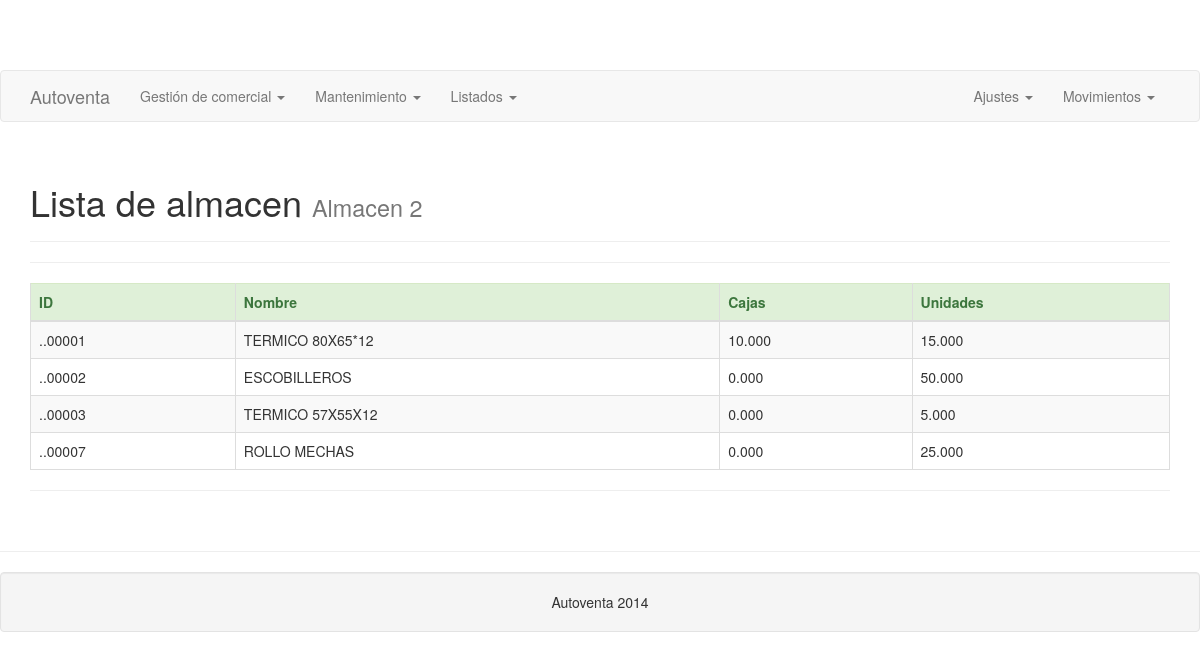
/controlador/autoventa.php?accion=lista_almacen, run on the app's committed database.
### tables this page shows
CREATE TABLE IF NOT EXISTS `almacen` (
  `id_almacen` int(2) unsigned zerofill NOT NULL,
  `id_articulo` int(15) unsigned zerofill NOT NULL,
  `unidades` float(10,3) NOT NULL,
  `cajas` float(10,3) NOT NULL,
  PRIMARY KEY (`id_almacen`,`id_articulo`)
);

CREATE TABLE IF NOT EXISTS `articulo` (
  `id_articulo` int(15) unsigned zerofill NOT NULL AUTO_INCREMENT,
  `nombre` varchar(40) NOT NULL,
  `pvp1` float(10,3) NOT NULL,
  `pvp2` float(10,3) NOT NULL,
  `pvp3` float(10,3) NOT NULL,
  `pvp4` float(10,3) NOT NULL,
  `pvpi` float(10,3) NOT NULL,
  `uni_caja` float(6,3) NOT NULL,
  `id_impuesto` int(1) NOT NULL DEFAULT '1',
  `id_familia` int(3) NOT NULL,
  `lotesn` varchar(1) NOT NULL,
  `cajasn` varchar(1) NOT NULL,
  `referencia` varchar(15) NOT NULL,
  `descuento` float(5,2) NOT NULL,
  `nuevo_articulo` int(11) NOT NULL,
  PRIMARY KEY (`id_articulo`)
);

### modelo/modelo_autoventa.php (called while the page is built, shortened)
<?php
function lista_almacen($id_almacen) {
    $cn = conectar();
    $query = "SELECT almacen.*, articulo.id_articulo, articulo.nombre
			FROM almacen,articulo
			WHERE almacen.id_articulo = articulo.id_articulo
			AND almacen.id_almacen = '".$id_almacen."'";
	$resultado = $cn->query($query);
	$datos = array();
	while ($fila = $resultado->fetch_array(MYSQLI_ASSOC)){
		$datos[$fila['id_articulo']] = $fila;
	}
    return $datos;
	}
?>

### vista/almacen/lista_almacen.php (the view, shortened to what this page needs)
<!DOCTYPE html>
<html lang="es">
  <head>
    <link href="../src/dist/css/bootstrap.css" rel="stylesheet">
    <link href="navbar-fixed-top.css" rel="stylesheet">
  </head>
  <body>
    <?php
	require ('../vista/menu_2.php');
	?>
    <div class="container">
	<div class="page-header">
	  <h1>Lista de almacen <small>Almacen <?php echo $_SESSION['sesion']['id_almacen']?></small></h1>
	</div>
				<hr>
				 <table class="table table-list-search table-striped table-bordered">
							<thead>
								<tr class="alert alert-success">
									<th>ID</th>
									<th>Nombre</th>
									<th>Cajas</th>
									<th>Unidades</th>
								</tr>
							</thead>
							<tbody>
								<?php $contador = 0; foreach ($lista_almacen as $dato): $contador++;?>
										<tr>
										<td><?php echo "..".substr($dato['id_articulo'], -5)?></td>
										<td><?php echo $dato['nombre']; ?></td>
										<td><?php echo $dato['cajas']; ?></td>
										<td><?php echo $dato['unidades']; ?></td>
										</tr>
										<?php endforeach; ?>
							</tbody>
						</table>
						<hr>
    </div>
  </body>
      <?php
	require ('../vista/footer.php');
	?>
</html>

### controlador/autoventa.php (shortened to what this page needs)
<?php
require ('../modelo/modelo_autoventa.php');
$accion = $_REQUEST['accion'];
switch($accion){
	case 'lista_almacen':
		$lista_almacen = lista_almacen($_SESSION['sesion']['id_almacen']);
		require ('../vista/almacen/lista_almacen.php');
		break;
}
?>

### vista/menu_2.php (shortened to what this page needs)
 <div class="navbar navbar-default">
   <div class="container">
     <div class="navbar-header">
       <a class="navbar-brand" href="../index.php">Autoventa</a>
     </div>
     <div class="navbar-collapse collapse">
       <ul class="nav navbar-nav">
<li  class="dropdown <?php if($_SESSION['menu'] == "venta") echo '"active"'?>">
           <a href="#" class="dropdown-toggle" data-toggle="dropdown">Gestión de comercial <b class="caret"></b></a>
         </li>
<li  class="dropdown <?php if($_SESSION['menu'] == "venta") echo '"active"'?>">
           <a href="#" class="dropdown-toggle" data-toggle="dropdown">Mantenimiento <b class="caret"></b></a>
         </li>
<li  class="dropdown <?php if($_SESSION['menu'] == "historial") echo '"active"'?>">
           <a href="#" class="dropdown-toggle" data-toggle="dropdown">Listados <b class="caret"></b></a>
         </li>
</ul>
       <ul class="nav navbar-nav navbar-right">
   <li  class="dropdown <?php if($_SESSION['menu'] == "ajustes") echo '"active"'?>">
           <a href="#" class="dropdown-toggle" data-toggle="dropdown">Ajustes <b class="caret"></b></a>
         </li>
<li  class="dropdown <?php if($_SESSION['menu'] == "imporexpor") echo '"active"'?>">
           <a href="#" class="dropdown-toggle" data-toggle="dropdown">Movimientos <b class="caret"></b></a>
         </li>
 </ul>
     </div>
   </div>
 </div>

### vista/footer.php
<div id="footer" align="center">
<br>
<hr>
<div class="well"> Autoventa 2014</div>
</div>

### navbar-fixed-top.css (style rules this page uses)
body { min-height: 2000px; padding-top: 70px; }

### data on the page
almacen: id_articulo.id_articulo "00001", id_articulo.nombre "TERMICO 80X65*12", cajas "10.000", unidades "15.000"
almacen: id_articulo.id_articulo "00002", id_articulo.nombre "ESCOBILLEROS", cajas "0.000", unidades "50.000"
almacen: id_articulo.id_articulo "00003", id_articulo.nombre "TERMICO 57X55X12", cajas "0.000", unidades "5.000"
almacen: id_articulo.id_articulo "00007", id_articulo.nombre "ROLLO MECHAS", cajas "0.000", unidades "25.000"

### other printed values
$_SESSION['sesion']['id_almacen'] "2"
